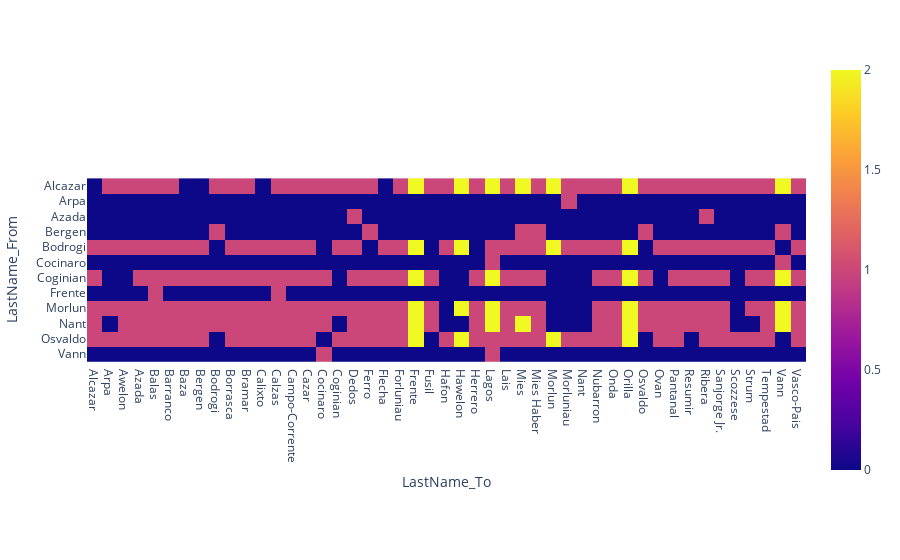

Source (notebook cell):
### Code cell
new7Day_names = new_7Day[['LastName_From','LastName_To','count']]
pivot = pd.pivot_table(new7Day_names, values='count', index='LastName_From', columns='LastName_To',
               aggfunc='count')
pivot = pivot.fillna(0)
fig = px.imshow(pivot)
fig.show()

### Figure 1 — Plotly figure (JSON) as saved in the notebook; plotly's stock layout.template omitted (floating-point values rounded to 4 significant figures; data arrays with more than 128 entries replaced by an {"elided": "..."} marker saying what was removed)
{"data": [{"coloraxis": "coloraxis", "hovertemplate": "LastName_To: %{x}<br>LastName_From: %{y}<br>color: %{z}<extra></extra>", "name": "0", "type": "heatmap", "x": ["Alcazar", "Arpa", "Awelon", "Azada", "Balas", "Barranco", "Baza", "Bergen", "Bodrogi", "Borrasca", "Bramar", "Calixto", "Calzas", "Campo-Corrente", "Cazar", "Cocinaro", "Coginian", "Dedos", "Ferro", "Flecha", "Forluniau", "Frente", "Fusil", "Hafon", "Hawelon", "Herrero", "Lagos", "Lais", "Mies", "Mies Haber", "Morlun", "Morluniau", "Nant", "Nubarron", "Onda", "Orilla", "Osvaldo", "Ovan", "Pantanal", "Resumir", "Ribera", "Sanjorge Jr.", "Scozzese", "Strum", "Tempestad", "Vann", "Vasco-Pais"], "xaxis": "x", "y": ["Alcazar", "Arpa", "Azada", "Bergen", "Bodrogi", "Cocinaro", "Coginian", "Frente", "Morlun", "Nant", "Osvaldo", "Vann"], "yaxis": "y", "z": {"elided": "12x47 int values"}}], "layout": {"coloraxis": {"colorscale": [[0, "#0d0887"], [0.1111, "#46039f"], [0.2222, "#7201a8"], [0.3333, "#9c179e"], [0.4444, "#bd3786"], [0.5556, "#d8576b"], [0.6667, "#ed7953"], [0.7778, "#fb9f3a"], [0.8889, "#fdca26"], [1, "#f0f921"]]}, "margin": {"t": 60}, "xaxis": {"anchor": "y", "constrain": "domain", "domain": [0, 1], "scaleanchor": "y", "title": {"text": "LastName_To"}}, "yaxis": {"anchor": "x", "autorange": "reversed", "constrain": "domain", "domain": [0, 1], "title": {"text": "LastName_From"}}}}
